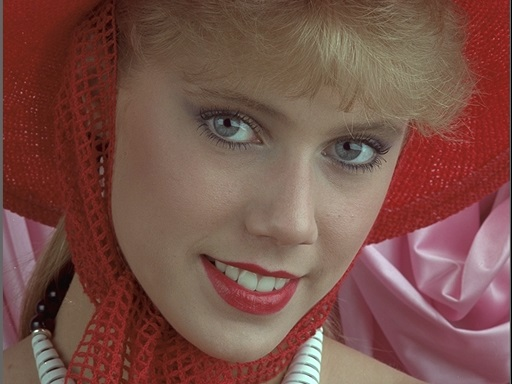
#> input picture anhthi/I04.jpg, 512 x 384 px
$ python test3.py
#> lines starting #> are read from the running program, lines starting #| are printed output that depends on the picture
import cv2
import numpy as np
import matplotlib.pyplot as plt

I = cv2.imread('I04.jpg')
#> I is the input picture: shape (384, 512, 3); mean B, G, R 72.7, 80.9, 121.3
cv2.imshow('I04.jpg',I)
I2 = cv2.resize(I,(512,256))
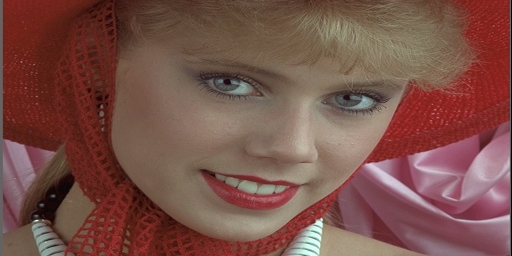
#> I2: shape (256, 512, 3); mean B, G, R 72.8, 81, 121.4
cv2.imshow('Anh resize', I2)

#chuyen doi sang HSV
Ihsv=cv2.cvtColor(I,cv2.COLOR_BGR2HSV)
#> Ihsv: shape (384, 512, 3); mean H, S, V 37.4, 113.6, 121.6
#Hien thi kenh V
cv2.imshow('Kenh V', Ihsv[:,:,2])
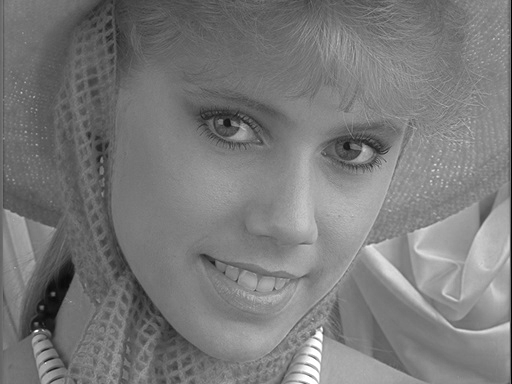
#> window 'Kenh V': shape (384, 512); min 0, max 255, mean 121.6

I_gray = cv2.cvtColor(I,cv2.COLOR_BGR2GRAY)
cv2.imshow('Anh xam', I_gray)
I_copy = I.copy()
img_gaussian = cv2.GaussianBlur(I, (5, 5), 0)
cv2.imshow('gaussian',img_gaussian)

Ih,Is,Iv = cv2.split(I)
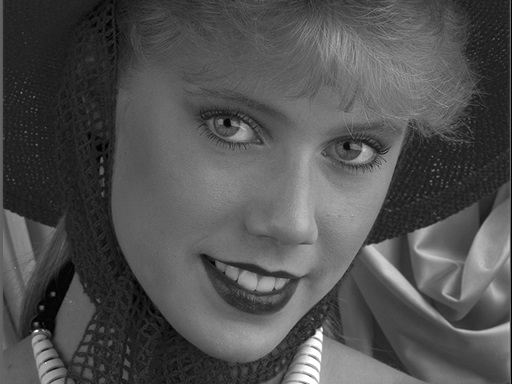
#> Is: shape (384, 512); min 0, max 255, mean 80.9
def tinh_hist(Ig):
    a=np.zeros(256,dtype='int')
    h=Ig.shape[0]
#> h = 384
    w=Ig.shape[1]
#> w = 512
    for i in range(h):
        for j in range(w):
             g=Ig[i][j]
             a[g]=a[g]+1
#> after the loop, a = 256 values, max 3932 at index 34, min 0 at index 218, mean 768
    return a

print('Kênh S')
Is=I[:,:,1]
hS=tinh_hist(Is)
#> hS has the same summary as a in tinh_hist
plt.plot(hS)
plt.show()
#> figure, not shown here; curve peaks at x = 34, y = 3932

I_gray=cv2.cvtColor(I,cv2.COLOR_BGR2GRAY)
cv2.imshow('Anh Cap Xam',I_gray)

I_new = I.copy()
I_new[:,:,2]=cv2.equalizeHist(I[:,:,2])
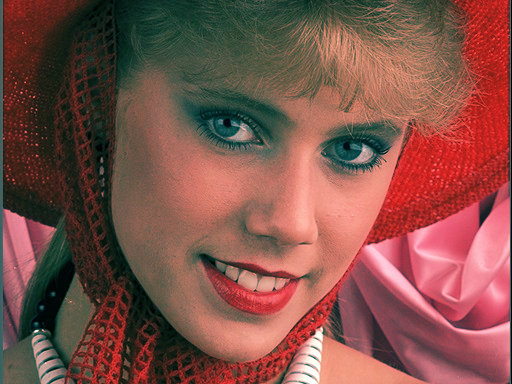
#> I_new: shape (384, 512, 3); mean B, G, R 72.7, 80.9, 128.7

cv2.imshow('Anh Can Bang',I_new)

h_n,s_n,v_n = cv2.split(I_new)
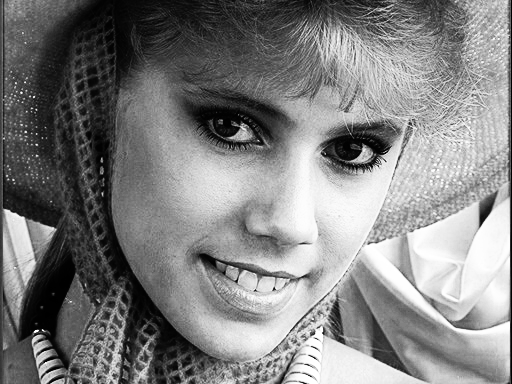
#> v_n: shape (384, 512); min 0, max 255, mean 128.7
def tinh_hist_new(g_n):
    a=np.zeros(256,dtype='int')
    h=g_n.shape[0]
    w=g_n.shape[1]
    for i in range(h):
        for j in range(w):
             g=g_n[i][j]
             a[g]=a[g]+1
    return a

print('Kênh V_new')
Iv_new=I_new[:,:,2]
hV_new=tinh_hist(Iv_new)
#> hV_new = 256 values, max 3499 at index 106, min 0 at index 18, mean 768
plt.plot(hV_new)
plt.show()
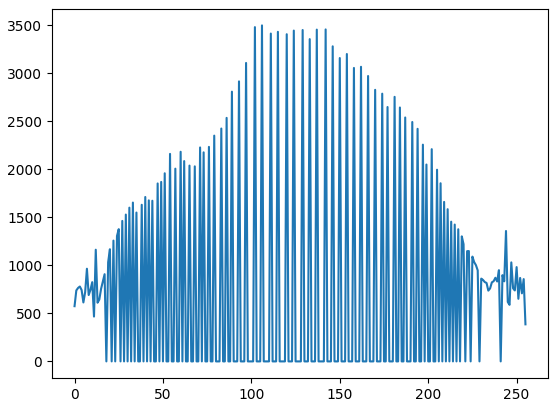
#> figure drawn by matplotlib, 1 panel; curve peaks at x = 106, y = 3499

I4 = cv2.cvtColor(I_new,cv2.COLOR_HSV2BGR)
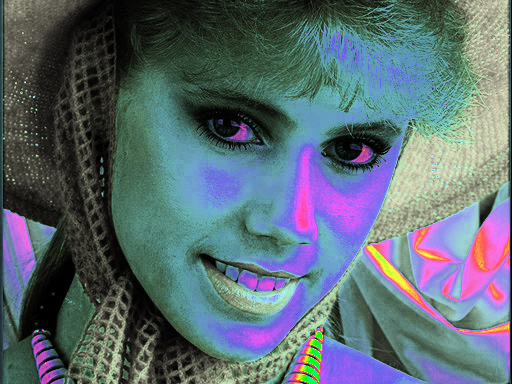
#> I4: shape (384, 512, 3); mean B, G, R 115.1, 106.8, 92.1
cv2.imshow('new img',I4)

cv2.waitKey()
cv2.destroyAllWindows()
